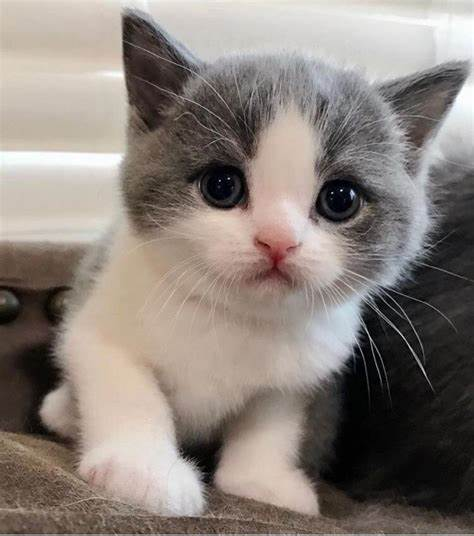
#> input picture photos/cat.jpeg, 474 x 536 px
$ python functions.py
#> lines starting #> are read from the running program, lines starting #| are printed output that depends on the picture; after the words box and inside, x2 and y2 are one past the last pixel; in counts of white or black regions, pixels touching at a corner belong together
import cv2 as cv
#  5 essential functions of openCV
img = cv.imread("./photos/cat.jpeg")
#> img is the input picture: shape (536, 474, 3); mean B, G, R 122.1, 128.6, 138
cv.imshow('cat',img)
#converting to grayscale image
gray = cv.cvtColor(img, cv.COLOR_BGR2GRAY)
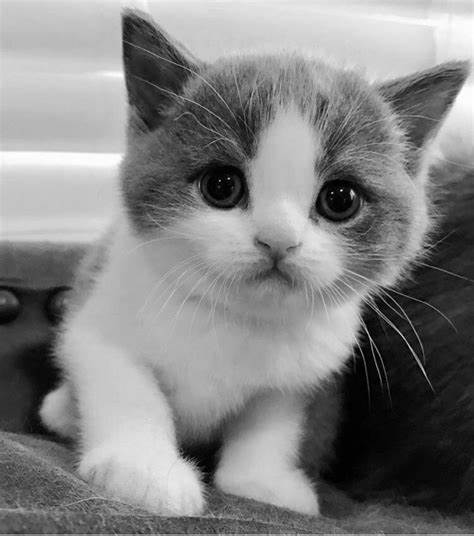
#> gray: shape (536, 474); min 0, max 255, mean 130.7
cv.imshow('gray',gray)
#Blur
blur = cv.GaussianBlur(img, (3,3),cv.BORDER_DEFAULT)#(7,7) or (3,3) is kernel size

cv.imshow('blur',blur)

#Edge Cascade

canny = cv.Canny(img , 125 ,175)
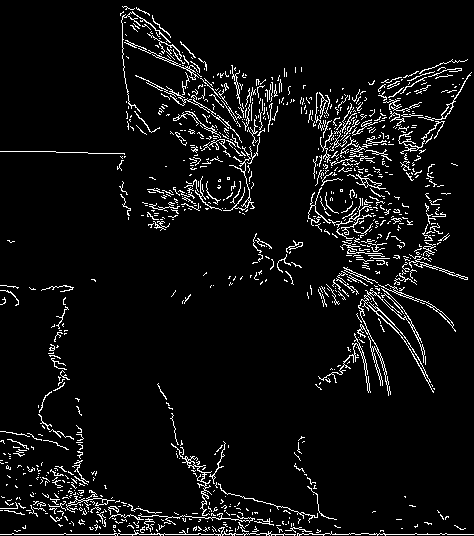
#> canny: shape (536, 474); 5.9% white in thin lines or dots
cv.imshow('canny edges',canny)

canny2 = cv.Canny(blur , 125 ,175)
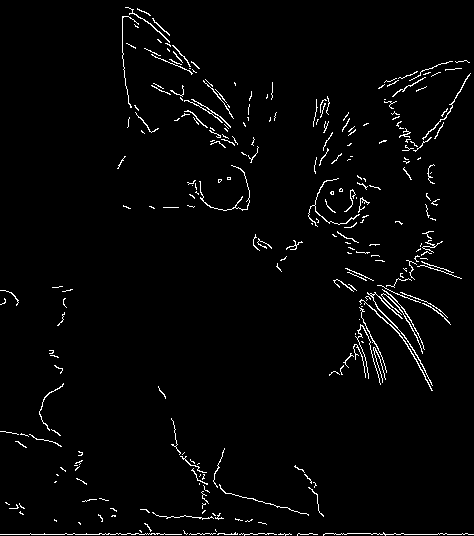
#> canny2: shape (536, 474); 2.4% white in thin lines or dots
cv.imshow('canny2 edges',canny2)

#Dilating the image
dilated = cv.dilate(canny2,(7,7),iterations = 3)
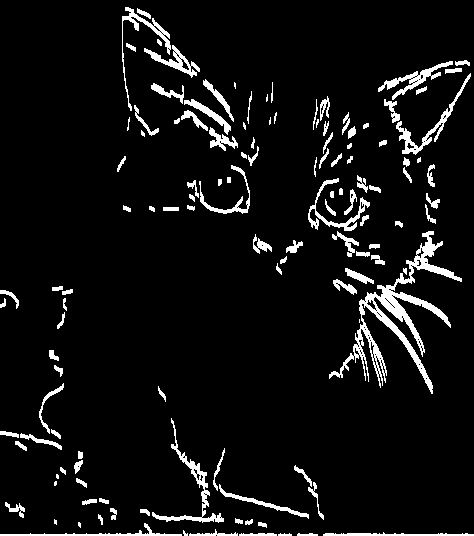
#> dilated: shape (536, 474); 6.4% white; 125 white regions (13 under 20 px), largest, box (x1, y1, x2, y2) and area: (329, 231, 462, 394) 3584, (152, 418, 224, 523) 846, (396, 73, 471, 155) 701
cv.imshow('dilated edges',dilated)


#Eroding
eroded = cv.erode(dilated,(7,7),iterations=3)
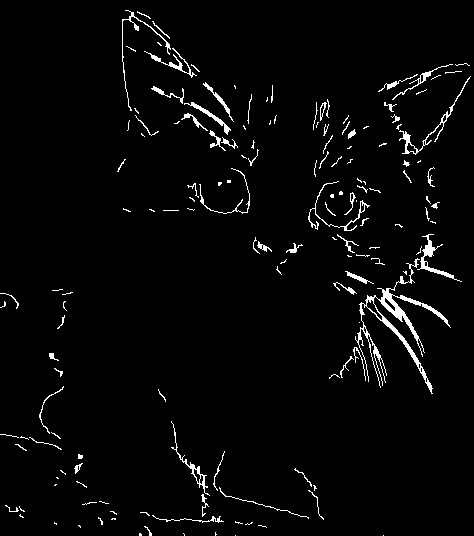
#> eroded: shape (536, 474); 2.9% white in thin lines or dots
cv.imshow('eroded',eroded)

#resize
resized = cv.resize(img,(500,500), interpolation=cv.INTER_CUBIC)
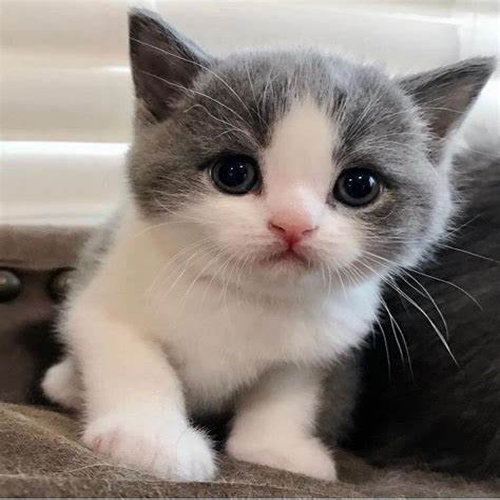
#> resized: shape (500, 500, 3); mean B, G, R 122.1, 128.6, 137.9
cv.imshow('Resized',resized)

#Cropping
cropped = img[50:200, 200:400]
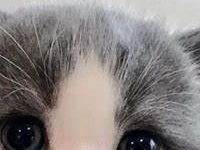
#> cropped: shape (150, 200, 3); mean B, G, R 124.9, 126.1, 131.6
cv.imshow('Cropped',cropped)

cv.waitKey(0)

$ run again, with photos/cute-kitten-4k-im.jpg copied over photos/cat.jpeg
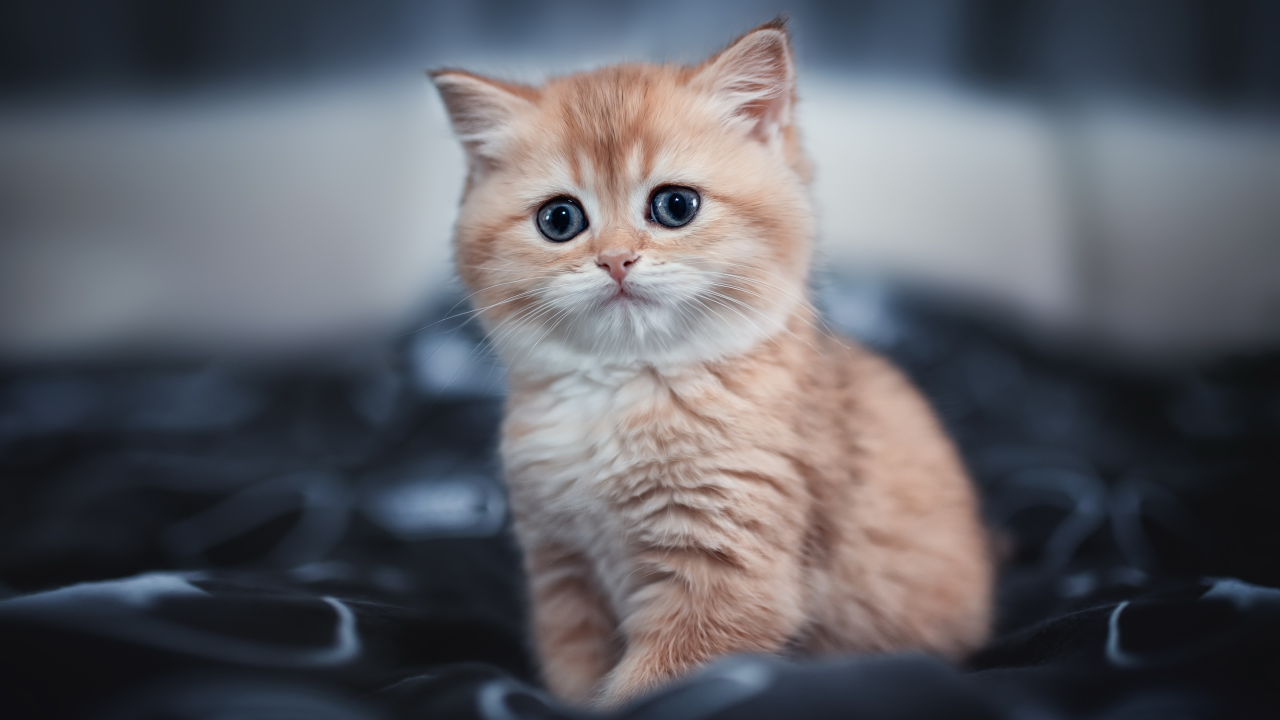
#> input picture photos/cute-kitten-4k-im.jpg, 3840 x 2160 px (shown at 1/3 size)
#> img is the input picture: shape (2160, 3840, 3); mean B, G, R 102, 95.5, 94.7
#> `canny = cv.Canny(img , 125 ,175)`:
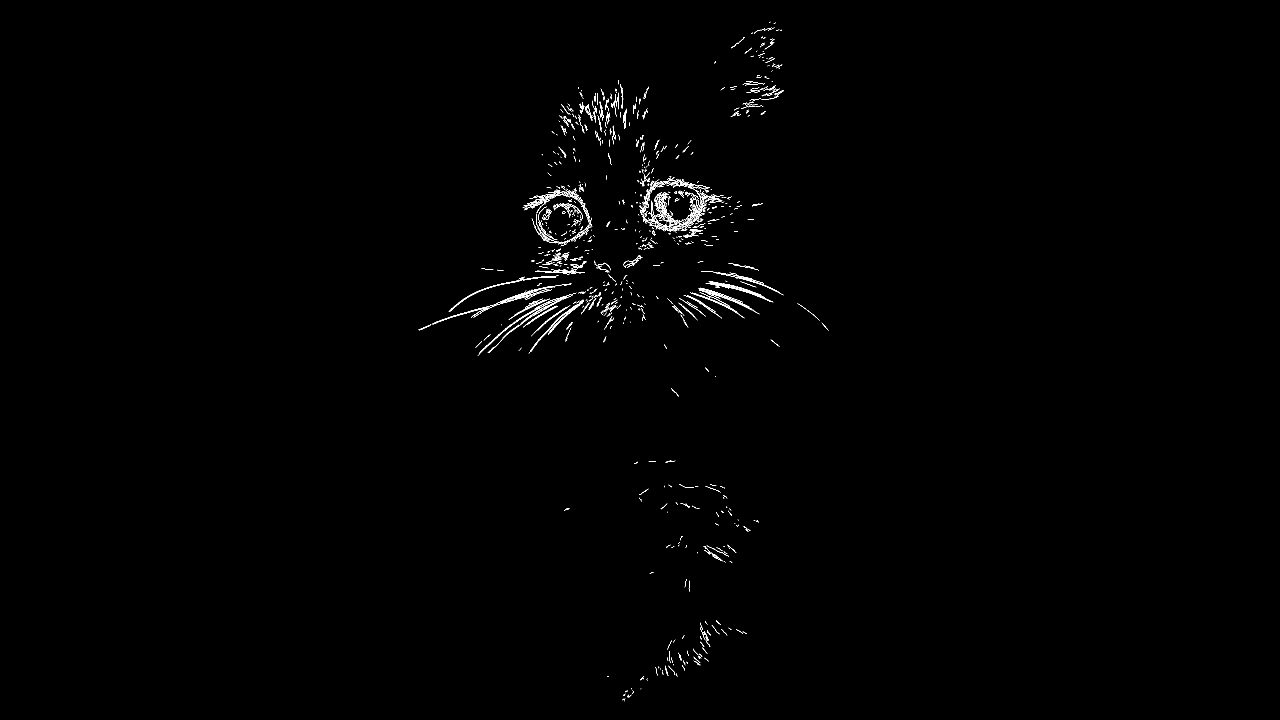
#> canny: shape (2160, 3840) (shown at 1/3 size); 0.36% white in thin lines or dots, all inside (x1, y1, x2, y2) = (1255, 65, 2486, 2104)
#> canny2: shape (2160, 3840); 0.14% white in thin lines or dots, all inside (x1, y1, x2, y2) = (1317, 85, 2349, 1987)
#> dilated: shape (2160, 3840); 0.41% white; 143 white regions (12 under 20 px), largest, box (x1, y1, x2, y2) and area: (1586, 572, 1769, 733) 3305, (1317, 860, 1648, 967) 3287, (1952, 543, 2113, 697) 3266
#> eroded: shape (2160, 3840); 0.2% white; 169 white regions (75 under 20 px), largest, box (x1, y1, x2, y2) and area: (1317, 863, 1648, 967) 1907, (1603, 915, 1742, 1039) 1137, (1952, 546, 2113, 685) 1099
#> `cropped = img[50:200, 200:400]`:
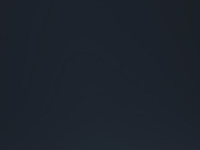
#> cropped: shape (150, 200, 3); mean B, G, R 44.8, 35.2, 28.4
